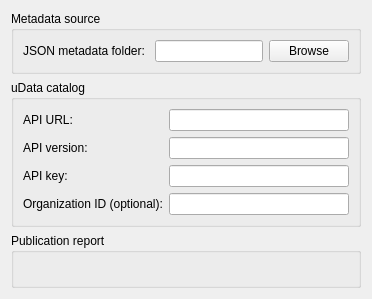
<?xml version="1.0" encoding="UTF-8"?>
<ui version="4.0">
 <class>TabPublish</class>
 <widget class="QWidget" name="TabPublish">
  <layout class="QVBoxLayout" name="verticalLayout">
   <item>
    <widget class="QGroupBox" name="FrSource">
     <property name="title">
      <string>Metadata source</string>
     </property>
     <layout class="QGridLayout" name="source_layout">
      <item row="0" column="0">
       <widget class="QLabel" name="lb_input_folder">
        <property name="text">
         <string>JSON metadata folder: </string>
        </property>
       </widget>
      </item>
      <item row="0" column="1">
       <widget class="QLineEdit" name="ent_input_folder"/>
      </item>
      <item row="0" column="2">
       <widget class="QPushButton" name="btn_browse_input_folder">
        <property name="text">
         <string>Browse</string>
        </property>
       </widget>
      </item>
     </layout>
    </widget>
   </item>
   <item>
    <widget class="QGroupBox" name="FrCatalog">
     <property name="title">
      <string>uData catalog</string>
     </property>
     <layout class="QFormLayout" name="catalog_layout">
      <item row="0" column="0">
       <widget class="QLabel" name="lb_udata_api_url_base">
        <property name="text">
         <string>API URL:</string>
        </property>
       </widget>
      </item>
      <item row="0" column="1">
       <widget class="QLineEdit" name="ent_udata_api_url_base"/>
      </item>
      <item row="1" column="0">
       <widget class="QLabel" name="lb_udata_api_version">
        <property name="text">
         <string>API version:</string>
        </property>
       </widget>
      </item>
      <item row="1" column="1">
       <widget class="QLineEdit" name="ent_udata_api_version"/>
      </item>
      <item row="2" column="0">
       <widget class="QLabel" name="lb_udata_api_key">
        <property name="text">
         <string>API key:</string>
        </property>
       </widget>
      </item>
      <item row="2" column="1">
       <widget class="QLineEdit" name="ent_udata_api_key">
        <property name="echoMode">
         <enum>QLineEdit::EchoMode::Password</enum>
        </property>
       </widget>
      </item>
      <item row="3" column="0">
       <widget class="QLabel" name="lb_udata_organization_id">
        <property name="text">
         <string>Organization ID (optional):</string>
        </property>
       </widget>
      </item>
      <item row="3" column="1">
       <widget class="QLineEdit" name="ent_udata_organization_id"/>
      </item>
     </layout>
    </widget>
   </item>
   <item>
    <widget class="QGroupBox" name="FrReport">
     <property name="title">
      <string>Publication report</string>
     </property>
     <layout class="QVBoxLayout" name="report_layout">
      <item>
       <widget class="QLabel" name="lbl_publish_summary">
        <property name="text">
         <string/>
        </property>
       </widget>
      </item>
     </layout>
    </widget>
   </item>
  </layout>
 </widget>
 <resources/>
 <connections/>
</ui>
